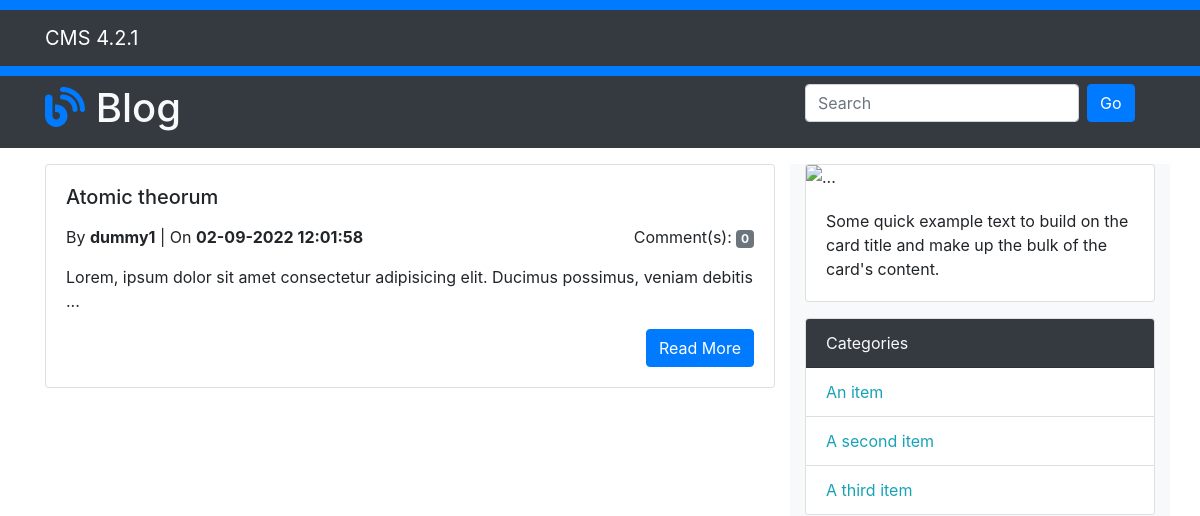
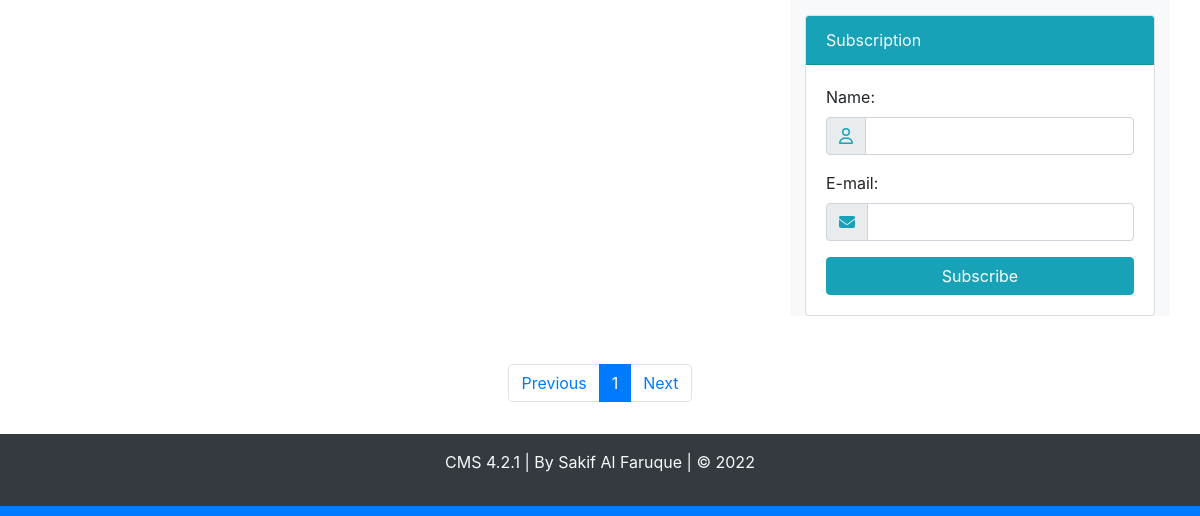
/blog.php?page=1, run on an earlier commit of the app's database (2 pictures, top to bottom).
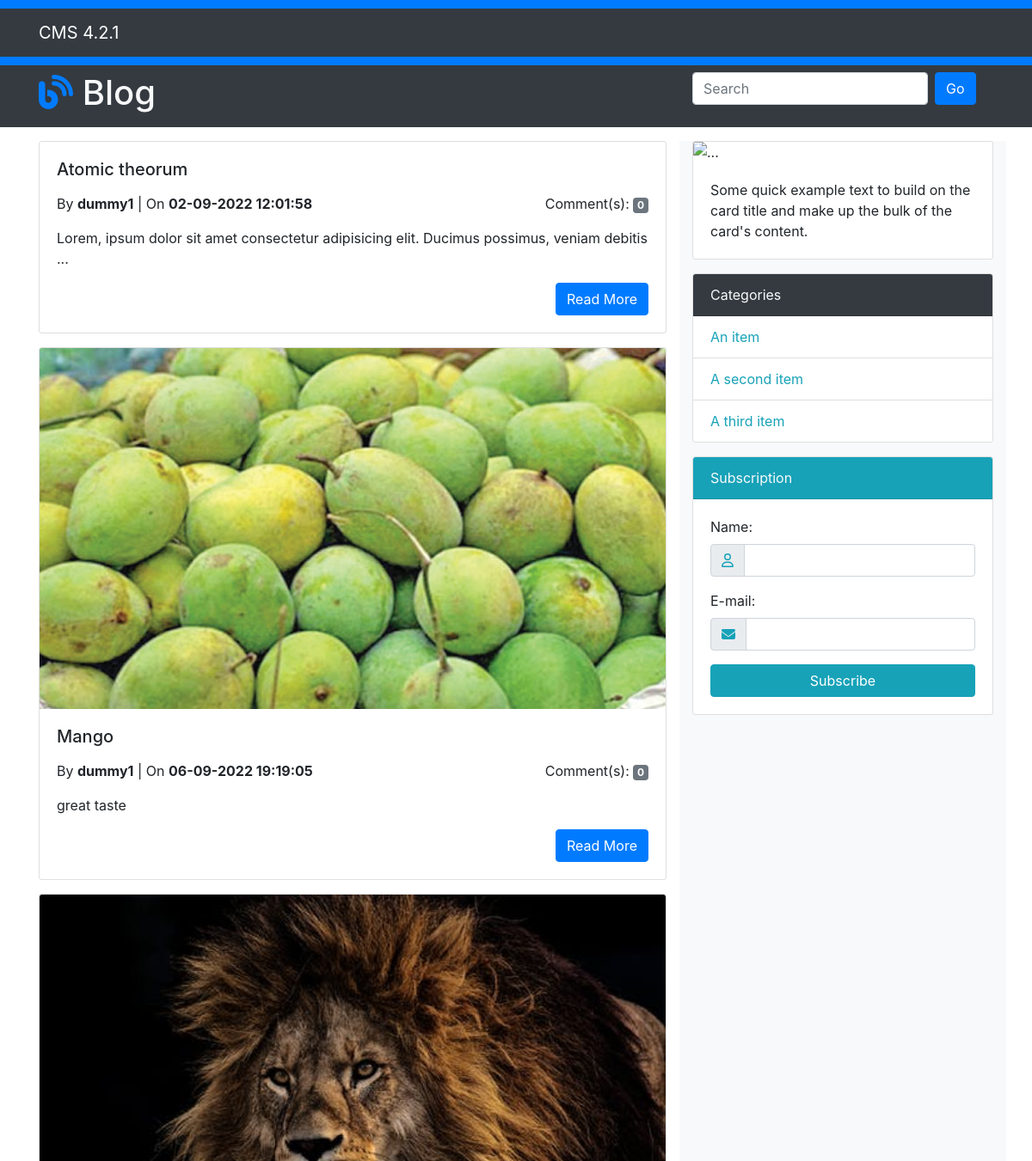
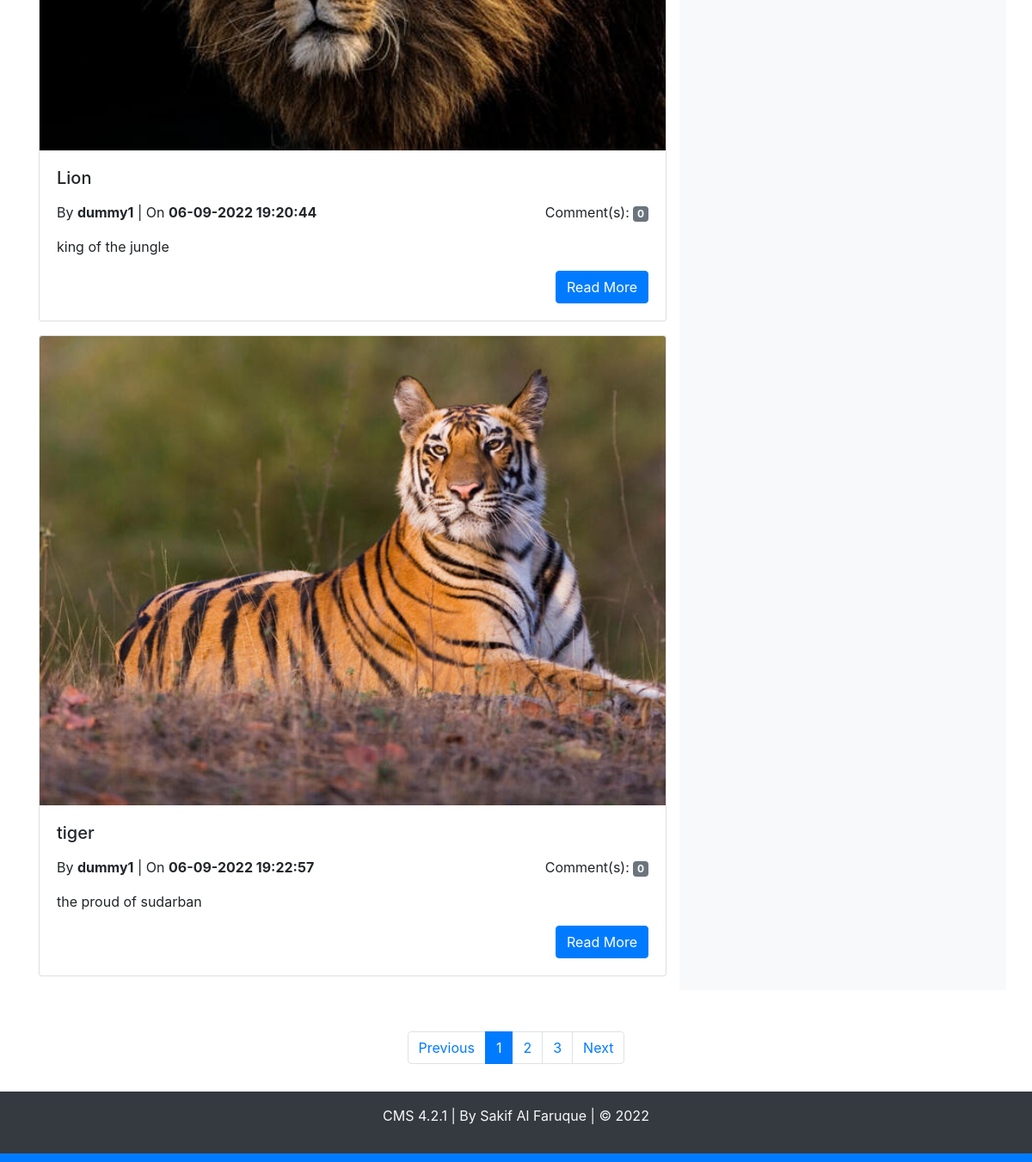
And on a later commit of the database (2 pictures, top to bottom).
### tables this page shows
CREATE TABLE `post` (
  `id` int(5) NOT NULL,
  `post_title` varchar(50) NOT NULL,
  `category_title` varchar(50) NOT NULL,
  `author` varchar(50) NOT NULL,
  `post_description` varchar(200) NOT NULL,
  `post_img` varchar(50) DEFAULT NULL,
  `datetime` varchar(50) NOT NULL
);

### include/post_model.php (called while the page is built, shortened)
<?php
function RetrieveLimitedPost($from, $to){
  try {
      $conn = MakeConnection();
      $stmt = $conn->prepare("SELECT * FROM `post` ORDER BY `id` LIMIT ".$from.", ".$to.";");
      $stmt->execute();
      $stmt->setFetchMode(PDO::FETCH_ASSOC);
      return $stmt->fetchAll();
    } catch(PDOException $e) {
      echo "Error: " . $e->getMessage();
    }
}
?>

### include/db_operation.php (called while the page is built, shortened)
<?php
    function RowCountFromTable($table){
        $conn = MakeConnection();
        $query = "SELECT COUNT(*) FROM ".$table;
        $stmt = $conn->prepare($query);
        $stmt->execute();
        $data = $stmt->fetch();
        $rows = array_shift($data);
        return $rows;
    }
?>

### blog.php (the view, shortened to what the changed rows need)
<?php
    require "header.php";
    require "include/db_operation.php";
    require "include/post_model.php";
?>
    <header>
        <div class="bg-dark" style="width: 100%">
            <div class="container">
                <div class="row">
                    <div class="col-md-8 py-2">
                        <h1 class="text-light"><i class="fa-solid fa-blog text-primary"></i> Blog</h1>
                    </div>
                </div>
            </div>
        </div>
    </header>
    <section class="blog-content">
        <div class="container">
            <div class="row my-3">
                <div class="col-md-8">
                    <?php
                        if(isset($_GET["search"])){
                            global $rows;
                            $rows = GetSpecificRowsOfBlog($_GET["search-field"]);
                        }else if(isset($_GET["page"])){
                            $from = 0;
                            if($_GET["page"] < 1){
                                $from = 0;
                            }else{
                                $from = ($_GET["page"]*4) - 4;
                            }
                            global $rows;
                            $rows = RetrieveLimitedPost($from, 4);
                        }else{
                            global $rows;
                            $rows = GetAllData("post");
                        }
                        foreach($rows as $data){
                    ?>
                    <div class="card mb-3" style="width: 100%">
                        <img src="uploads/post/<?php echo $data["post_img"]; ?>" class="card-img-top" alt="">
                        <div class="card-body">
                            <h5 class="card-title"><?php echo $data["post_title"]; ?></h5>
                            <div class="row my-3">
                                <div class="col-md-6 text-left">By <b><?php echo $data["author"]; ?></b> | On <b><?php echo $data["datetime"]; ?></b></div>
                                <div class="col-md-6 text-right">Comment(s): <span class="badge badge-secondary">0</span></div>
                            </div>
                            <p class="card-text"><?php
                                if(strlen($data["post_description"]) > 100){
                                    echo substr($data["post_description"], 0, 90)." ... ";
                                }else{
                                    echo $data["post_description"];
                                }
                            ?></p>
                            <div class="row">
                                <div class="col-md-12 text-right"><a href="post_preview.php?id=<?php echo $data["id"]; ?>" class="btn btn-primary">Read More</a></div>
                            </div>
                        </div>
                    </div>
                    <?php } ?>
                </div>
                <div class="col-md-12 mt-5">
                    <nav aria-label="Page navigation example">
                        <ul class="pagination justify-content-center">
                            <?php
                                $totalPost = RowCountFromTable('post');
                                $totalPaginationLink = ceil($totalPost / 4);
                                ?>
                                <?php
                                for($i = 1; $i <= $totalPaginationLink; $i++){
                                    if(isset($_GET["page"])){
                                        if($_GET["page"] == $i){ ?>
                                            <li class="page-item active" aria-current="page"><a class="page-link" href="blog.php?page=<?php echo $i; ?>"><?php echo $i; ?></a></li>
                                    <?php }else{ ?>
                            <li class="page-item"><a class="page-link" href="blog.php?page=<?php echo $i; ?>"><?php echo $i; ?></a></li>
                            <?php }}} ?>
                        </ul>
                    </nav>
                </div>
            </div>
        </div>
    </section>
<?php require "footer.php"; ?>

What changed in the data, as far as the page shows it:
added post: post_img (picture), post_title "Mango", author "dummy1", datetime "06-09-2022 19:19:05", post_description "great taste"
added post: post_img (picture), post_title "Lion", author "dummy1", datetime "06-09-2022 19:20:44", post_description "king of the jungle"
added post: post_img (picture), post_title "tiger", author "dummy1", datetime "06-09-2022 19:22:57", post_description "the proud of sudarban"
Also different on the page:
new list line: "2"
new list line: "3"
